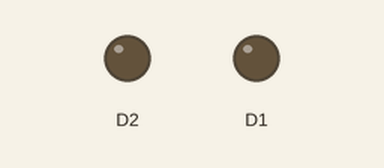
Recording of a sketch running on a simulated ESP8266 (NodeMCU). Shown: output pins drawn as LEDs (lit = HIGH). WiFi joins after 1.5 s; servers stay silent unless stated; what the sketch prints to the serial monitor is not drawn.

Above: at 0.1 s.
At 1.6 s:
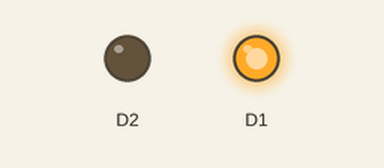
Timing chart, 0 to 3.1 s (numbered marks = the images above):
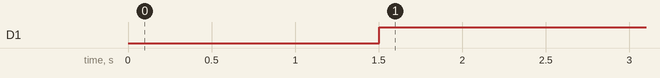

The sketch:

ESP8266_Wi_Fi_Connection_Status_LED_Indicat.ino
```cpp
#include <ESP8266WiFi.h>
/*int D1 = GLED;
int D2 = RLED;*/
#ifndef STASSID
#define STASSID "Vikram"
#define STAPSK "Vikram123"
#endif

const char* ssid = STASSID;
const char* password = STAPSK;

const char* host = "djxmmx.net";
const uint16_t port = 17;

void setup() {
  pinMode(D1, OUTPUT);
  pinMode(D2, OUTPUT);
  Serial.begin(9600);
  Serial.println();
  Serial.println();
  Serial.print("Connecting to ");
  Serial.println(ssid);
  WiFi.mode(WIFI_STA);
  WiFi.begin(ssid, password);

  while (WiFi.status() != WL_CONNECTED) {
    delay(500);
    Serial.print(".");
  }

  Serial.println("");
  Serial.println("WiFi connected");
  Serial.println("IP address: ");
  Serial.println(WiFi.localIP());
}

void loop() {
  if(WiFi.status()==WL_CONNECTED)
  {
    Serial.println("Connected-->");
    digitalWrite(D1, HIGH);
    digitalWrite(D2, LOW);
    delay(100);
  }
  else
  {
    Serial.println("NOT Connected-->");
    digitalWrite(D2, HIGH);
    digitalWrite(D1, LOW);
    delay(100);
  }
  }
```

Measured:
- by itself, D1: LOW → HIGH at 1.5 s
